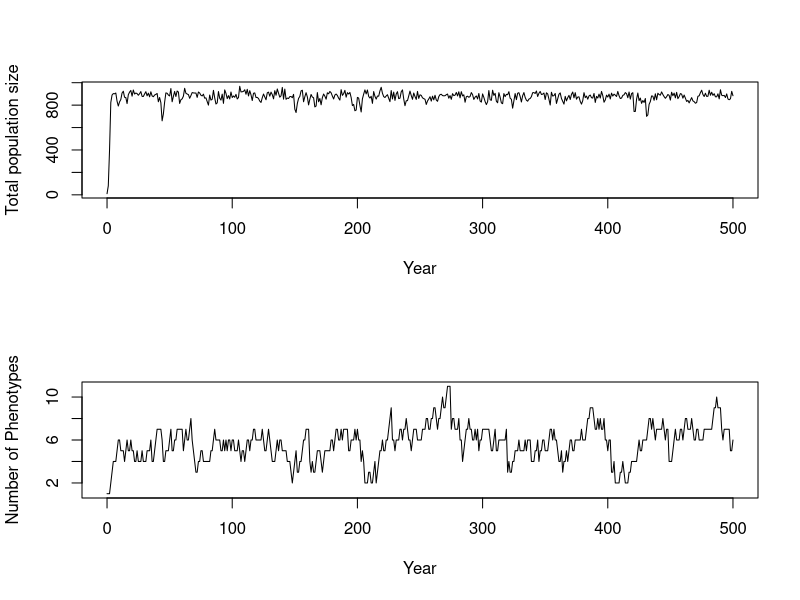
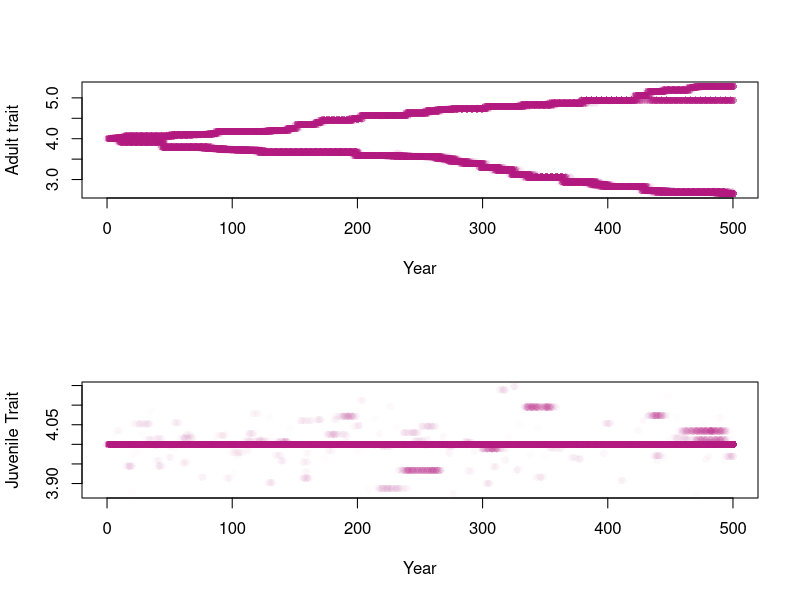
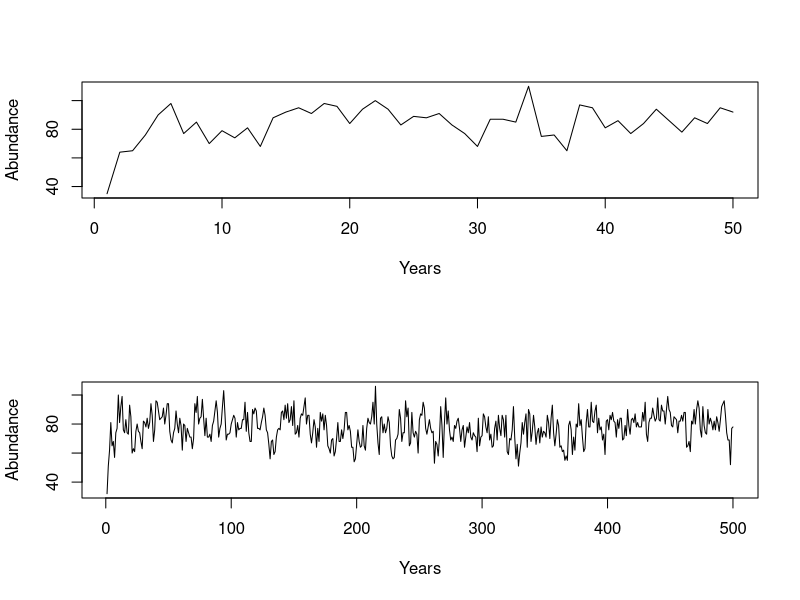

Reproduce these figures in R, in order.




# Second CLC model, optimized, maybe

#Shorthands used: popSize   : Intial population size 
                # resProp   : resource property, a matrix with first row being Adult resources and second row being juveniles resources
                # resFreq   : resource freq, should be relative i.e. add up to one once again first row is adult, second is juvenile. 
                # resGen    : A measure of how generalist the consumers are a matrix with 1 column 2 rows, first row is adults
                # fmax      : A measure of the maximum number of offspring possible
                # kA/kJ     : A measure of how density dependent the fecundity and survival is. Half saturation constant 
                # mutProb   : Mutation probabilty
                # mutVar    : Mutation varitation in the case a mutation occurs
                # time.steps: how long the function runs e.g. years
                # iniP(A/J) : inital phenotype of adult and juvenile(different)
                # nmorphs   : Number of morphs in intial run

popSize <- 15
iniPA   <- 4
iniPJ   <- 4
nmorphs <- 1

pop <- matrix(data = NA, ncol = 4, nrow = nmorphs)                             # Each column in this matrix is one phenotype combination.

pop[,1] <- popSize
pop[,2] <- iniPA
pop[,3] <- iniPJ

colnames(pop) <- c("Number of indivduals", "Adult trait", "Juvenile trait", "Proxy")



# Full function ----------------------------------------------------------------

resourceCompetition <- function(popSize, resProp, resFreq, resGen=matrix(c(0.2,0.2),ncol=1, nrow=2), 
                                fmax = 10, kA = 2, kJ = 0.2, mutProb=0.001, mutVar=0.1, time.steps=200, iniPA=4, iniPJ=4, nmorphs = 1){
  
  pop <- matrix(data = NA, ncol = 4, nrow = nmorphs)                             # Each column in this matrix is one phenotype combination.
  
  pop[,1] <- popSize
  pop[,2] <- iniPA
  pop[,3] <- iniPJ
  
  colnames(pop) <- c("Number of indivduals", "Adult trait", "Juvenile trait", "Proxy")
 
  stats         <- matrix(data = c(0, sum(pop[,1]), nrow(pop), mean(pop[,2]), var(pop[,2]), 
                            mean(pop[,3]), var(pop[,3])), nrow = 1, ncol = 7)                                                             #Where we will eventually save our stats and phenotypes
  phenotypes <- matrix(data = c(0, popSize, iniPA, iniPJ), nrow = 1, ncol = 4)
  colnames(phenotypes) <- c("Year", "Number of indivduals", "Adult trait", "Juvenile trait")                                        

  
  for (t in 1:time.steps){
    
    # Deterministic fecundity proxy alpha ------------------------------------

      adults    <- pop                                                            
      alphaA    <- NULL                                                           # Will create a matrix with all alpha values
      alphaSumA <- NULL
      
      for(r in 1:ncol(resProp)){                                                  # Loops through each resource to compute 
        
        rp <- resProp[1,r]                                                        # Resource property for adult resource [1,]
        
        alpha     <- exp(-(adults[, 2]-rp)^2/ (2*resGen[1,1])^2 )                   # Compute  alphas for all adults, if different generalities for stages want to be added modify resGen
        alphaA    <- cbind(alphaA, alpha)                                         # Store alphas for all resources for all morphs
        alphaSumA <- c(alphaSumA, sum(alpha*adults[,1]))                                    # Store the sum of all alphas for each resource
        
      }
      
      for(i in 1:nrow(adults)){
        
        fec <- 0
        for(r in 1:ncol(resProp)){                                                # Goes through each resource and calculates source specific  
                                                                                  # fecundity and then adds them together to create the total fec..
          R  <- resFreq[1,r]
          fec <- fec + R * (alphaA[i,r]/alphaSumA[r])                             # Total fecundity is the sum of fecundities gained 
                                                                                  # from all the different resources. Which is derived
        }                                                                         # both the ability to consume a resource, alphaA, and the 
        adults[i,4] <- fmax * (fec/(kA+fec))                                       # the total ability of all individuals to consume 
                                                                                  # said resource, alphaSumA. R = resource available
      }
      
      # Spawning of offspring -------------------------------------------------
      
      juveniles <- adults                                                         # Create a matrix were we will add juveniles into
      
      for(i in 1:nrow(juveniles)) {
        
        juv             <- rpois(n = 1, lambda = adults[i,1] * adults[i,4])      # This calculates the number of juveniles based on a possion distribution. 
        juveniles[i, 1] <- juv                                                    # States number of juveniles in 1 column
                                   
      }
      
      # Mutation of offspring -------------------------------------------------
      
      probs <- juveniles[,1]/sum(juveniles[, 1])  # Generates probability of morph being mutated based upon number of individuals.
      N.mut <- as.numeric(rbinom(n = 1, size = sum(juveniles[, 1]), prob = mutProb))
      
      
      if(N.mut > 0){
        random.choice <- c()
        mutation.pos <- c()
        
        for (m in 1:length(N.mut)){
        random.choice <- rmultinom(n = 1 , size = 1, prob = probs)    # Randomly chooses which morphs to mutate based on probs
        mutation.pos[m] <- as.numeric(which(random.choice == 1))
      }
      
        for (i in  1:length(mutation.pos)){
        
        mutChange <- rnorm(n=1, mean=0, sd=mutVar)
        juveniles[mutation.pos[i], 1] <- juveniles[mutation.pos[i], 1] - 1       # Removes the mutated individual from the morph
        
          if(rbinom(n = 1, size = 1, prob = 0.5) == 0){                            # Randomly choose whether adult or juvenile trait gets morphed.
            
                
            new.morph <- matrix(data = c(1, juveniles[mutation.pos[i], 2] + mutChange, #Changes adult trait to a new trait and adds it to the juveniles
                                         juveniles[mutation.pos[i], 3], 0), 
                                ncol = ncol(juveniles), nrow = 1)
            juveniles <- rbind(juveniles, new.morph)
          }
          else {
                # Removes the mutated individual from the morph
            new.morph <- matrix(data = c(1, juveniles[mutation.pos[i], 2] ,        #Changes juvenile trait to a new trait and adds it to the juveniles
                                         juveniles[mutation.pos[i], 3]+ mutChange, 0), 
                                ncol = ncol(juveniles), nrow = 1)
            juveniles <- rbind(juveniles, new.morph)
          }
        
        }
        
      }
      
    
      
      # Kill off offspring -----------------------------------------------------
      
      alphaSumJ <- NULL
      alphaJ    <- NULL
      
      for(r in 1:ncol(resProp)){                                                  # Survival of juveniles also depends on resource availability.
        
        rp <- resProp[2,r] 
        
        alpha     <- exp(-(juveniles[,3]-rp)^2/ (2*resGen[2,1])^2 )
        alphaJ    <- cbind(alphaJ, alpha)
        alphaSumJ <- c(alphaSumJ, sum(alpha) )
        
      }
      
      for(i in 1:nrow(juveniles)){
        
        sur <- 0
        for(r in 1:ncol(resProp)){                                                # Goes through each resource and calculates source specific  
          # survival and then adds them together to create the total sur
          R  <- resFreq[2,r]
          sur <- sur + R * (alphaJ[i,r]/alphaSumJ[r])                             
          
        }                                                                         
      
      det.sur <- sur/(kJ+sur)                                                   # this is to create a saturating function, survival can never be over 1 higher kJ means flatter curve
      juveniles[i,1] <- rbinom(n = 1 , size = juveniles[i,1], prob = det.sur)   # sees how many survive given their det. survival.
      }
      
    pop <- juveniles[juveniles[, 1] != 0, , drop = FALSE]                        # all adults die after reproducing, so the new generation is only juveniles, and all rows with zero individuals are removed.
    
    # extract stats and phenotype ---------------------------------------------
    
    if(nrow(pop) == 0){                                                          # Checks whether population has reached zero, then it breaks the for loop.                                   
      print("Population extinction")
      break
    }
    
    stats <- rbind(stats, c(t, sum(pop[,1]), nrow(pop), mean(pop[,2]), var(pop[,2]), 
                            mean(pop[,3]), var(pop[,3]))) 
    
    pStats <- cbind(rep(t, nrow(pop)), pop[,1], pop[,2], pop[,3])
    phenotypes <- rbind(phenotypes, pStats)
    
      
  }
  
  #return output  ------------------------------------------------------------
  colnames(stats) <- c("year", "population size", "Number of morphs", "mean A trait", "var A", "mean J trait", "var J")
  rownames(phenotypes) <- NULL
  return(list(stats=stats, phenotypes=phenotypes))                                 #returns both the stats and the phenotype
  
  
}



                    
resource.frequency <- c(100,20,20,10,50,  # res. freq. of adults
                        40,20,20,20,30)   # res. freq. pf juveniles
resource.property<- c(1, 3, 4, 5, 10,            # res. property of adults
                      2, 3, 4, 5, 7)             # res. property of juveniles

resFreqMatrix <- matrix(resource.frequency, nrow=2, ncol=5, byrow = TRUE) 
rownames(resFreqMatrix) <- c("Juvenile", "Adult")
colnames(resFreqMatrix)  <- paste0("Resource ", 1:ncol(resFreqMatrix))

resPropMatrix <- matrix(resource.property, nrow=2, ncol=5, byrow = TRUE)          
rownames(resPropMatrix)<-c("Juvenile", "Adult")
colnames(resFreqMatrix)  <- paste0("Resource ", 1:ncol(resPropMatrix))


output <- resourceCompetition(resProp=resPropMatrix, resFreq=resFreqMatrix, popSize = 10, mutProb=0.001, mutVar=0.05, time.steps = 500)

stats <- output$stats
phenotypes <- output$phenotypes



# Plotting  -------------------------------------------------------------------

par(mfrow=c(2,1))


plot(x = stats[, 1], y = stats[, 2], xlab = "Year", ylab = "Total population size", type = "l")

plot(x = stats[, 1], y = stats[, 3], xlab = "Year", ylab = "Number of Phenotypes", type = "l")

par(mfrow=c(2,1))

pColors <- rgb(0.7, 0.1, 0.5, alpha = (phenotypes[,2]/(100+phenotypes[,2])))
plot(x = phenotypes[, 1], y = phenotypes[,3], col = pColors, xlab = "Year", ylab = "Adult trait", pch = 16)
plot(x = phenotypes[, 1], y = phenotypes[,4], col = pColors, xlab = "Year", ylab = "Juvenile Trait", pch = 16)


# Add a legend to distinguish between patches
#legend("topright", legend=c("Patch 1", "Patch 2"), col=c(rgb((1-0.9)*0.7,0.59,0.8, alpha =0.6), rgb((2-0.9)*0.7,0.59,0.8, alpha =0.6)), pch=19)

# Add a title to the plot
#title("Individual Phenotypes Over Years for Patch 1 and Patch 2")

# -------------------------------




# Function split into smaller parts(for easier debugging): -----------------------------------------------------------------------------------------

#----------------- Population initialization:
popSize <- 15
iniPA   <- 4
iniPJ   <- 4
nmorphs <- 1

pop <- matrix(data = NA, ncol = 4, nrow = nmorphs)                             # Each column in this matrix is one phenotype combination.

pop[,1] <- popSize
pop[,2] <- iniPA
pop[,3] <- iniPJ

colnames(pop) <- c("Number of indivduals", "Adult trait", "Juvenile trait", "Proxy")

# --------------------- Resource initialization (adult)

resFreqA <- c(2,2,5,2,2)              # res. freq. of adults
resPropA <- c(2, 3, 4, 5, 6)          # res. property of adults
resGenA  <- 0.3
kA       <- 0.3
fmax     <- 10 


#----------------- Fecundity  ----------------

birth <- function (pop, resPropA, resFreqA, resGenA, kA, fmax) { 
    
    # Deterministic fecundity proxy alpha ------------------------------------
    
    adults    <- pop                                                            
    alphaA    <- NULL                                                             # Will create a matrix with all alpha values
    alphaSumA <- NULL
    
    for(r in 1:length(resPropA)){                                                 # Loops through each resource to compute 
      
      rp <- resPropA[r]                                                           # Resource property for adult resource [2,]
      
      alpha     <- exp(-(adults[, 2]-rp)^2/ (2*resGenA)^2 )                       # Compute  alphas for all adults, if different generalities for stages want to be added modify resGen
      alphaA    <- cbind(alphaA, alpha)                                           # Store alphas for all resources for all morphs
      alphaSumA <- c(alphaSumA, sum(alpha*adults[,1]))                            # Store the sum of all alphas for each resource
      
    }
    
    for(i in 1:nrow(adults)){
      
      fec <- 0
      for(r in 1:length(resPropA)){                                                  # Goes through each resource and calculates source specific  
        # fecundity and then adds them together to create the total fec..
        R  <- resFreqA[r]
        fec <- fec + R * (alphaA[i,r]/alphaSumA[r])                               # Total fecundity is the sum of fecundities gained 
        # from all the different resources. Which is derived
      }                                                                           # both the ability to consume a resource, alphaA, and the 
      adults[i,4] <- fmax * (fec/(kA+fec))                                        # the total ability of all individuals to consume 
      # said resource, alphaSumA. R = resource available
    }
    
    # Spawning of offspring -------------------------------------------------
    
    juveniles <- adults                                                          # Create a matrix were we will add juveniles into
    
    for(i in 1:nrow(juveniles)) {
      
      juv             <- rpois(n = 1, lambda = adults[i,1] * adults[i,4])        # This calculates the number of juveniles based on a possion distribution. 
      juveniles[i, 1] <- juv                                                     # States number of juveniles in 1 column
      
    }
    
    pop <- juveniles
  
  return(pop)
}

populationSize <- c()
timesteps <- 50

for(t in 1:timesteps){
  
  pop <- birth(pop = pop, resPropA = resPropA , resFreqA = resFreqA, resGenA = resGenA, kA = kA, fmax = 3)
  
  populationSize<- rbind(populationSize, sum(pop[,1])) 
  
}
rownames(populationSize) <- paste0("Year", 1:nrow(populationSize)) 
colnames(populationSize) <- "Number of indivduals"


plot(x = 1:nrow(populationSize), y = populationSize, type = "l", xlab = "Years", ylab = "Abundance")

#----------------- Mutation   -------------------

mutation <- function(pop, mutProb, mutVar){

juveniles <- pop
probs <- juveniles[,1]/sum(juveniles[, 1])  # Generates probability of morph being mutated based upon number of individuals.
N.mut <- as.numeric(rbinom(n = 1, size = sum(juveniles[, 1]), prob = mutProb))


if(N.mut > 0){
  #print("Mutation!")
  random.choice <- c()
  mutation.pos <- c()
  for (m in 1:length(N.mut)){
    random.choice <- rmultinom(n = 1 , size = 1, prob = probs)    # Randomly chooses which morphs to mutate based on probs
    mutation.pos[m] <- as.numeric(which(random.choice == 1))
  }
  
  for (i in  1:length(mutation.pos)){
    
    mutChange <- rnorm(n=1, mean=0, sd=mutVar)
    juveniles[mutation.pos[i], 1] <- juveniles[mutation.pos[i], 1] - 1       # Removes the mutated individual from the morph
    
    if(rbinom(n = 1, size = 1, prob = 0.5) == 0){                            # Randomly choose whether adult or juvenile trait gets morphed.
      
      
      new.morph <- matrix(data = c(1, juveniles[mutation.pos[i], 2] + mutChange, #Changes adult trait to a new trait and adds it to the juveniles
                                   juveniles[mutation.pos[i], 3], 0), 
                          ncol = ncol(juveniles), nrow = 1)
      juveniles <- rbind(juveniles, new.morph)
    }
    else {
      # Removes the mutated individual from the morph
      new.morph <- matrix(data = c(1, juveniles[mutation.pos[i], 2] ,        #Changes juvenile trait to a new trait and adds it to the juveniles
                                   juveniles[mutation.pos[i], 3]+ mutChange, 0), 
                          ncol = ncol(juveniles), nrow = 1)
      juveniles <- rbind(juveniles, new.morph)
    }
    
  }
  
}


pop <- juveniles

return(pop)

}


#----------------- Survival  ------------------------------------

death <- function(pop, resPropJ, resFreqJ, resGenJ, kJ){
  juveniles <- pop
  alphaSumJ <- NULL
  alphaJ    <- NULL
  
  for(r in 1:length(resPropJ)){                                                  # Survival of juveniles also depends on resource availability.
    
    rp <- resPropJ[r] 
    
    alpha     <- exp(-(juveniles[,3]-rp)^2/ (2*resGenJ) )
    alphaJ    <- cbind(alphaJ, alpha)
    alphaSumJ <- c(alphaSumJ, sum(alpha) )
    
  }
  
  for(i in 1:nrow(juveniles)){
    
    sur <- 0
    for(r in 1:length(resPropJ)){                                                # Goes through each resource and calculates source specific  
                                                                                 # survival and then adds them together to create the total sur
      R  <- resFreqJ[r]
      sur <- sur + R * (alphaJ[i,r]/alphaSumJ[r])                             
      
    }                                                                         
    
    det.sur <- sur/(kJ+sur)                                                       # this is to create a saturating function, survival can never be over 1 higher kJ means flatter curve
    juveniles[i,1] <- rbinom(n = 1 , size = juveniles[i,1], prob = det.sur)       # sees how many survive given their det. survival.
  }
  
  pop <- juveniles[juveniles[, 1] != 0, , drop = FALSE]
  
  return(pop)
}

# Test of survival and birth and mutation together ---------------------------------------------------

#----------------- Population initialization
popSize <- 15
iniPA   <- 4
iniPJ   <- 4
nmorphs <- 1

pop <- matrix(data = NA, ncol = 4, nrow = nmorphs)                             # Each column in this matrix is one phenotype combination.

pop[,1] <- popSize
pop[,2] <- iniPA
pop[,3] <- iniPJ

colnames(pop) <- c("Number of indivduals", "Adult trait", "Juvenile trait", "Proxy")

mutProb = 0.005
mutVar = 0.1

populationSize <- c()
numberPhenotypes <- c()
Phenotypes <- matrix(data = c(0, popSize, iniPA, iniPJ), nrow = 1, ncol = 4)
colnames(Phenotypes) <- c("Year", "Number of indivduals", "Adult trait", "Juvenile trait")
timesteps <- 500

# --------------------- Resource initialization (adult)

resFreqA <- c(2,2,5,2,2)              # res. freq. of adults
resPropA <- c(2, 3, 4, 5, 6)          # res. property of adults
resGenA  <- 0.3
kA       <- 0.3
fmax     <- 10 

# --------------------- Resource initialization (juvenile)

resFreqJ <- c(10,3,1,3,10)              # res. freq. of juveniles
resPropJ <- c(1, 3, 4, 5, 7)          # res. property of juveniles
resGenJ  <- 0.2
kJ       <- 0.3


for(t in 1:timesteps){
  
  pop <- birth(pop = pop, resPropA = resPropA , resFreqA = resFreqA, resGenA = resGenA, kA = kA, fmax = 3)

  pop <- mutation(pop=pop, mutProb = mutProb, mutVar = mutVar)
  
  pop <- death(pop = pop, resPropJ = resPropJ, resFreqJ = resFreqJ, resGenJ = resGenJ, kJ = kJ)

  
  
  if (nrow(pop) == 0) {
    print("Extinction!")
    break
  }
  else {
    
   #print(paste0("Loop ", t ," works"))
    
        }
  
  numberPhenotypes <- rbind(numberPhenotypes, nrow(pop))
  pStats <- cbind(rep(t, nrow(pop)), pop[,1], pop[,2], pop[,3])
  Phenotypes <- rbind(Phenotypes, pStats)
  populationSize<- rbind(populationSize, sum(pop[,1])) 
  
}


rownames(populationSize) <- paste0("Year", 1:nrow(populationSize)) 
colnames(populationSize) <- "Number of indivduals"

colnames(numberPhenotypes) <- "# of phenotypes"

rownames(Phenotypes) <- NULL


plot(x = 1:nrow(populationSize), y = populationSize, type = "l", xlab = "Years", ylab = "Abundance")
